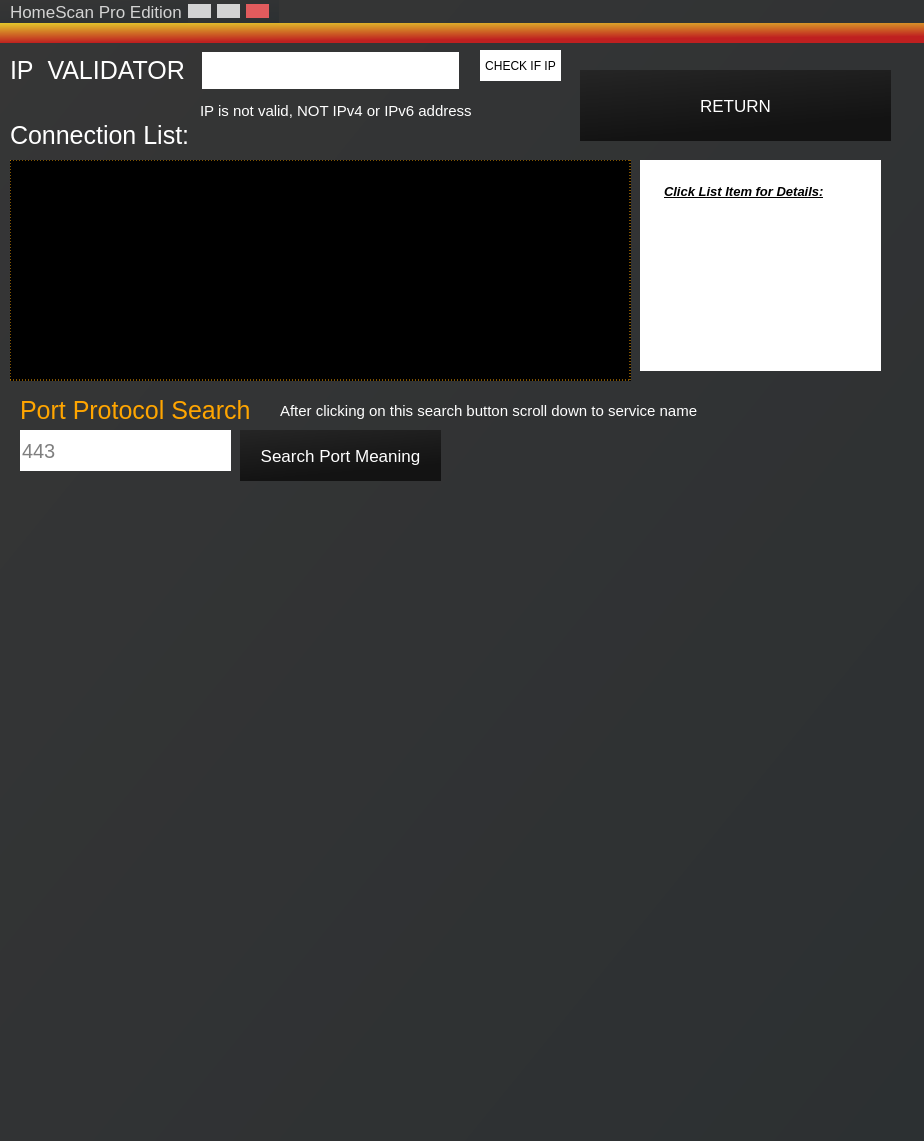
<?xml version="1.0" encoding="UTF-8"?>
<ui version="4.0">
 <class>MainWindow</class>
 <widget class="QMainWindow" name="MainWindow">
  <property name="geometry">
   <rect>
    <x>0</x>
    <y>0</y>
    <width>924</width>
    <height>1141</height>
   </rect>
  </property>
  <property name="windowTitle">
   <string>MainWindow</string>
  </property>
  <property name="styleSheet">
   <string notr="true">border: unset;</string>
  </property>
  <widget class="QWidget" name="app">
   <layout class="QHBoxLayout" name="horizontalLayout">
    <property name="spacing">
     <number>0</number>
    </property>
    <property name="leftMargin">
     <number>0</number>
    </property>
    <property name="topMargin">
     <number>0</number>
    </property>
    <property name="rightMargin">
     <number>0</number>
    </property>
    <property name="bottomMargin">
     <number>0</number>
    </property>
    <item>
     <widget class="QFrame" name="main">
      <property name="styleSheet">
       <string notr="true">background:qlineargradient(spread:pad, x1:0, y1:0, x2:1, y2:1, stop:0 rgba(54, 54, 54, 255), stop:1 rgba(44, 48, 50, 255))</string>
      </property>
      <property name="frameShape">
       <enum>QFrame::StyledPanel</enum>
      </property>
      <property name="frameShadow">
       <enum>QFrame::Raised</enum>
      </property>
      <widget class="QFrame" name="name_and_tabs">
       <property name="enabled">
        <bool>true</bool>
       </property>
       <property name="geometry">
        <rect>
         <x>0</x>
         <y>0</y>
         <width>279</width>
         <height>23</height>
        </rect>
       </property>
       <property name="maximumSize">
        <size>
         <width>16777215</width>
         <height>34</height>
        </size>
       </property>
       <property name="styleSheet">
        <string notr="true"/>
       </property>
       <property name="frameShape">
        <enum>QFrame::StyledPanel</enum>
       </property>
       <property name="frameShadow">
        <enum>QFrame::Raised</enum>
       </property>
       <layout class="QHBoxLayout" name="horizontalLayout_7">
        <property name="leftMargin">
         <number>0</number>
        </property>
        <property name="topMargin">
         <number>0</number>
        </property>
        <property name="rightMargin">
         <number>0</number>
        </property>
        <property name="bottomMargin">
         <number>0</number>
        </property>
        <item>
         <layout class="QHBoxLayout" name="horizontalLayout_3">
          <property name="leftMargin">
           <number>10</number>
          </property>
          <property name="rightMargin">
           <number>10</number>
          </property>
          <property name="bottomMargin">
           <number>0</number>
          </property>
          <item>
           <widget class="QLabel" name="label">
            <property name="styleSheet">
             <string notr="true">border:none;background: none;
color:lightgray;
font-size:17px;</string>
            </property>
            <property name="text">
             <string>HomeScan Pro Edition</string>
            </property>
           </widget>
          </item>
          <item>
           <widget class="QFrame" name="frame_12">
            <property name="minimumSize">
             <size>
              <width>30</width>
              <height>0</height>
             </size>
            </property>
            <property name="maximumSize">
             <size>
              <width>112</width>
              <height>16777215</height>
             </size>
            </property>
            <property name="frameShape">
             <enum>QFrame::StyledPanel</enum>
            </property>
            <property name="frameShadow">
             <enum>QFrame::Raised</enum>
            </property>
            <layout class="QHBoxLayout" name="horizontalLayout_9">
             <property name="leftMargin">
              <number>0</number>
             </property>
             <property name="topMargin">
              <number>0</number>
             </property>
             <property name="rightMargin">
              <number>0</number>
             </property>
             <property name="bottomMargin">
              <number>0</number>
             </property>
             <item>
              <widget class="QPushButton" name="min">
               <property name="styleSheet">
                <string notr="true">background-color: lightgray;
border: none;
top:0;border-radius: 0;
width:30px;</string>
               </property>
               <property name="text">
                <string/>
               </property>
               <property name="icon">
                <iconset>
                 <normaloff>assets/minus.svg</normaloff>assets/minus.svg</iconset>
               </property>
              </widget>
             </item>
             <item>
              <widget class="QPushButton" name="full">
               <property name="styleSheet">
                <string notr="true">background-color: lightgray;
border: none;
top:0;border-radius: 0;</string>
               </property>
               <property name="text">
                <string/>
               </property>
               <property name="icon">
                <iconset>
                 <normaloff>assets/square.svg</normaloff>assets/square.svg</iconset>
               </property>
              </widget>
             </item>
             <item>
              <widget class="QPushButton" name="exit">
               <property name="styleSheet">
                <string notr="true">background-color: #e15b5d;
border: none;
top:0;border-radius: 0;
margin-top:0px;</string>
               </property>
               <property name="text">
                <string/>
               </property>
               <property name="icon">
                <iconset>
                 <normaloff>assets/x.svg</normaloff>assets/x.svg</iconset>
               </property>
              </widget>
             </item>
            </layout>
           </widget>
          </item>
         </layout>
        </item>
       </layout>
      </widget>
      <widget class="QFrame" name="color_bar">
       <property name="geometry">
        <rect>
         <x>0</x>
         <y>23</y>
         <width>924</width>
         <height>20</height>
        </rect>
       </property>
       <property name="minimumSize">
        <size>
         <width>0</width>
         <height>20</height>
        </size>
       </property>
       <property name="maximumSize">
        <size>
         <width>16777215</width>
         <height>20</height>
        </size>
       </property>
       <property name="styleSheet">
        <string notr="true">background-color: qlineargradient(spread:pad, x1:0, y1:0, x2:0.306, y2:0.909091, stop:0.00568182 rgba(227, 198, 43, 255), stop:1 rgba(191, 32, 32, 255))</string>
       </property>
       <property name="frameShape">
        <enum>QFrame::StyledPanel</enum>
       </property>
       <property name="frameShadow">
        <enum>QFrame::Raised</enum>
       </property>
      </widget>
      <widget class="QPushButton" name="pushButton_14">
       <property name="geometry">
        <rect>
         <x>580</x>
         <y>70</y>
         <width>311</width>
         <height>71</height>
        </rect>
       </property>
       <property name="styleSheet">
        <string notr="true">background-color:qlineargradient(spread:pad, x1:0, y1:0, x2:0.306, y2:0.909091, stop:0 rgba(37, 37, 37, 255), stop:1 rgba(19, 19, 19, 255));
color:rgb(255, 255, 255);
font-size:17px;
border:none;</string>
       </property>
       <property name="text">
        <string>RETURN</string>
       </property>
       <property name="icon">
        <iconset>
         <normaloff>../assets/back.png</normaloff>../assets/back.png</iconset>
       </property>
      </widget>
      <widget class="QLabel" name="label_7">
       <property name="geometry">
        <rect>
         <x>0</x>
         <y>102</y>
         <width>16</width>
         <height>23</height>
        </rect>
       </property>
       <property name="styleSheet">
        <string notr="true">color: white;
border: 20px;
top:0;
border: none;
background: none;
font-size: 19px;</string>
       </property>
       <property name="text">
        <string/>
       </property>
       <property name="pixmap">
        <pixmap>assets/qt.png</pixmap>
       </property>
      </widget>
      <widget class="QLabel" name="label_5">
       <property name="geometry">
        <rect>
         <x>10</x>
         <y>120</y>
         <width>351</width>
         <height>31</height>
        </rect>
       </property>
       <property name="styleSheet">
        <string notr="true">color:white;
font-size:25px;
background:none;
border:none;</string>
       </property>
       <property name="text">
        <string>Connection List:</string>
       </property>
      </widget>
      <widget class="QListWidget" name="listWidget">
       <property name="geometry">
        <rect>
         <x>10</x>
         <y>160</y>
         <width>621</width>
         <height>221</height>
        </rect>
       </property>
       <property name="styleSheet">
        <string notr="true">background: black;
color: white;
padding: 20px;
font-size:20px;
border: 1.4px dashed orange;</string>
       </property>
       <property name="verticalScrollBarPolicy">
        <enum>Qt::ScrollBarAlwaysOff</enum>
       </property>
       <property name="horizontalScrollBarPolicy">
        <enum>Qt::ScrollBarAlwaysOff</enum>
       </property>
      </widget>
      <widget class="QTextEdit" name="textEdit">
       <property name="geometry">
        <rect>
         <x>640</x>
         <y>160</y>
         <width>241</width>
         <height>211</height>
        </rect>
       </property>
       <property name="minimumSize">
        <size>
         <width>200</width>
         <height>0</height>
        </size>
       </property>
       <property name="maximumSize">
        <size>
         <width>700</width>
         <height>16777215</height>
        </size>
       </property>
       <property name="styleSheet">
        <string notr="true">background: white;
color: black;
padding: 20px;</string>
       </property>
       <property name="html">
        <string>&lt;!DOCTYPE HTML PUBLIC &quot;-//W3C//DTD HTML 4.0//EN&quot; &quot;http://www.w3.org/TR/REC-html40/strict.dtd&quot;&gt;
&lt;html&gt;&lt;head&gt;&lt;meta name=&quot;qrichtext&quot; content=&quot;1&quot; /&gt;&lt;style type=&quot;text/css&quot;&gt;
p, li { white-space: pre-wrap; }
&lt;/style&gt;&lt;/head&gt;&lt;body style=&quot; font-family:'MS Shell Dlg 2'; font-size:8.25pt; font-weight:400; font-style:normal;&quot;&gt;
&lt;p style=&quot; margin-top:0px; margin-bottom:0px; margin-left:0px; margin-right:0px; -qt-block-indent:0; text-indent:0px;&quot;&gt;&lt;span style=&quot; font-size:10pt; font-weight:600; font-style:italic; text-decoration: underline;&quot;&gt;Click List Item for Details:&lt;/span&gt;&lt;/p&gt;
&lt;p style=&quot;-qt-paragraph-type:empty; margin-top:0px; margin-bottom:0px; margin-left:0px; margin-right:0px; -qt-block-indent:0; text-indent:0px; font-size:10pt; font-weight:600; font-style:italic; text-decoration: underline;&quot;&gt;&lt;br /&gt;&lt;/p&gt;
&lt;p style=&quot;-qt-paragraph-type:empty; margin-top:0px; margin-bottom:0px; margin-left:0px; margin-right:0px; -qt-block-indent:0; text-indent:0px; font-size:10pt; font-weight:600; font-style:italic; text-decoration: underline;&quot;&gt;&lt;br /&gt;&lt;/p&gt;&lt;/body&gt;&lt;/html&gt;</string>
       </property>
      </widget>
      <widget class="QLabel" name="label_2">
       <property name="geometry">
        <rect>
         <x>20</x>
         <y>390</y>
         <width>341</width>
         <height>41</height>
        </rect>
       </property>
       <property name="styleSheet">
        <string notr="true">color:orange;
font-size:25px;
background:none;
border:none;</string>
       </property>
       <property name="text">
        <string>Port Protocol Search</string>
       </property>
      </widget>
      <widget class="QLineEdit" name="lineEdit">
       <property name="geometry">
        <rect>
         <x>20</x>
         <y>430</y>
         <width>211</width>
         <height>41</height>
        </rect>
       </property>
       <property name="styleSheet">
        <string notr="true">background: white;
color: black;
font-size:20px
</string>
       </property>
       <property name="text">
        <string/>
       </property>
       <property name="placeholderText">
        <string>443</string>
       </property>
      </widget>
      <widget class="QPushButton" name="pushButton_15">
       <property name="geometry">
        <rect>
         <x>240</x>
         <y>430</y>
         <width>201</width>
         <height>51</height>
        </rect>
       </property>
       <property name="styleSheet">
        <string notr="true">background-color:qlineargradient(spread:pad, x1:0, y1:0, x2:0.306, y2:0.909091, stop:0 rgba(37, 37, 37, 255), stop:1 rgba(19, 19, 19, 255));
color:rgb(255, 255, 255);
font-size:17px;
border:none;</string>
       </property>
       <property name="text">
        <string>Search Port Meaning</string>
       </property>
       <property name="icon">
        <iconset>
         <normaloff>../assets/search.ico</normaloff>../assets/search.ico</iconset>
       </property>
       <property name="iconSize">
        <size>
         <width>23</width>
         <height>23</height>
        </size>
       </property>
      </widget>
      <widget class="QLineEdit" name="lineEdit_2">
       <property name="geometry">
        <rect>
         <x>200</x>
         <y>50</y>
         <width>261</width>
         <height>41</height>
        </rect>
       </property>
       <property name="styleSheet">
        <string notr="true">background: white;
color: black;
margin:2px;</string>
       </property>
       <property name="text">
        <string/>
       </property>
      </widget>
      <widget class="QPushButton" name="pushButton">
       <property name="geometry">
        <rect>
         <x>480</x>
         <y>50</y>
         <width>81</width>
         <height>31</height>
        </rect>
       </property>
       <property name="styleSheet">
        <string notr="true">background: white;</string>
       </property>
       <property name="text">
        <string>CHECK IF IP</string>
       </property>
      </widget>
      <widget class="QLabel" name="label_6">
       <property name="geometry">
        <rect>
         <x>10</x>
         <y>60</y>
         <width>181</width>
         <height>21</height>
        </rect>
       </property>
       <property name="styleSheet">
        <string notr="true">color:white;
font-size:25px;
background:none;
border:none;</string>
       </property>
       <property name="text">
        <string>IP_VALIDATOR</string>
       </property>
      </widget>
      <widget class="QLabel" name="label_8">
       <property name="geometry">
        <rect>
         <x>200</x>
         <y>100</y>
         <width>331</width>
         <height>21</height>
        </rect>
       </property>
       <property name="styleSheet">
        <string notr="true">color:white;
font-size:15px;
background:none;
border:none;</string>
       </property>
       <property name="text">
        <string>IP is not valid, NOT IPv4 or IPv6 address</string>
       </property>
      </widget>
      <widget class="QLabel" name="label_9">
       <property name="geometry">
        <rect>
         <x>280</x>
         <y>400</y>
         <width>421</width>
         <height>21</height>
        </rect>
       </property>
       <property name="styleSheet">
        <string notr="true">color:white;
font-size:15px;
background:none;
border:none;</string>
       </property>
       <property name="text">
        <string>After clicking on this search button scroll down to service name</string>
       </property>
      </widget>
     </widget>
    </item>
   </layout>
  </widget>
 </widget>
 <resources/>
 <connections/>
</ui>
